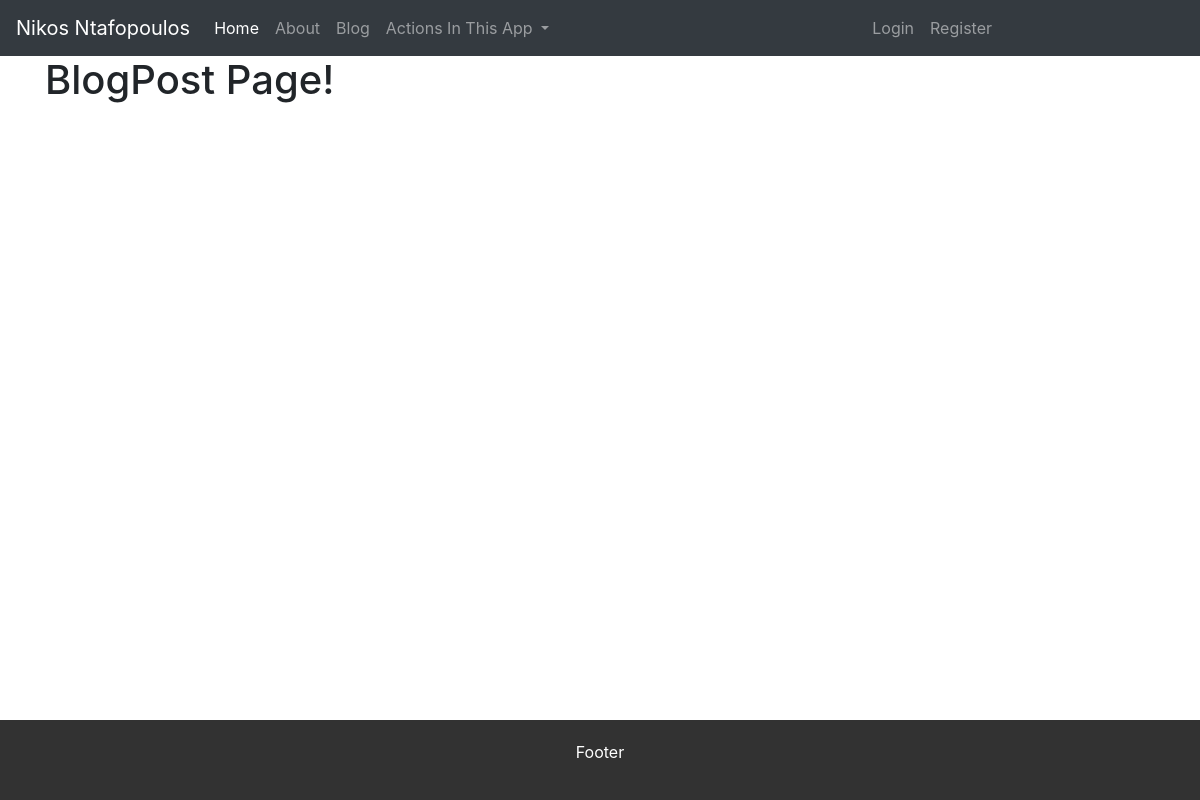
/blog, run on an earlier commit of the app's database.
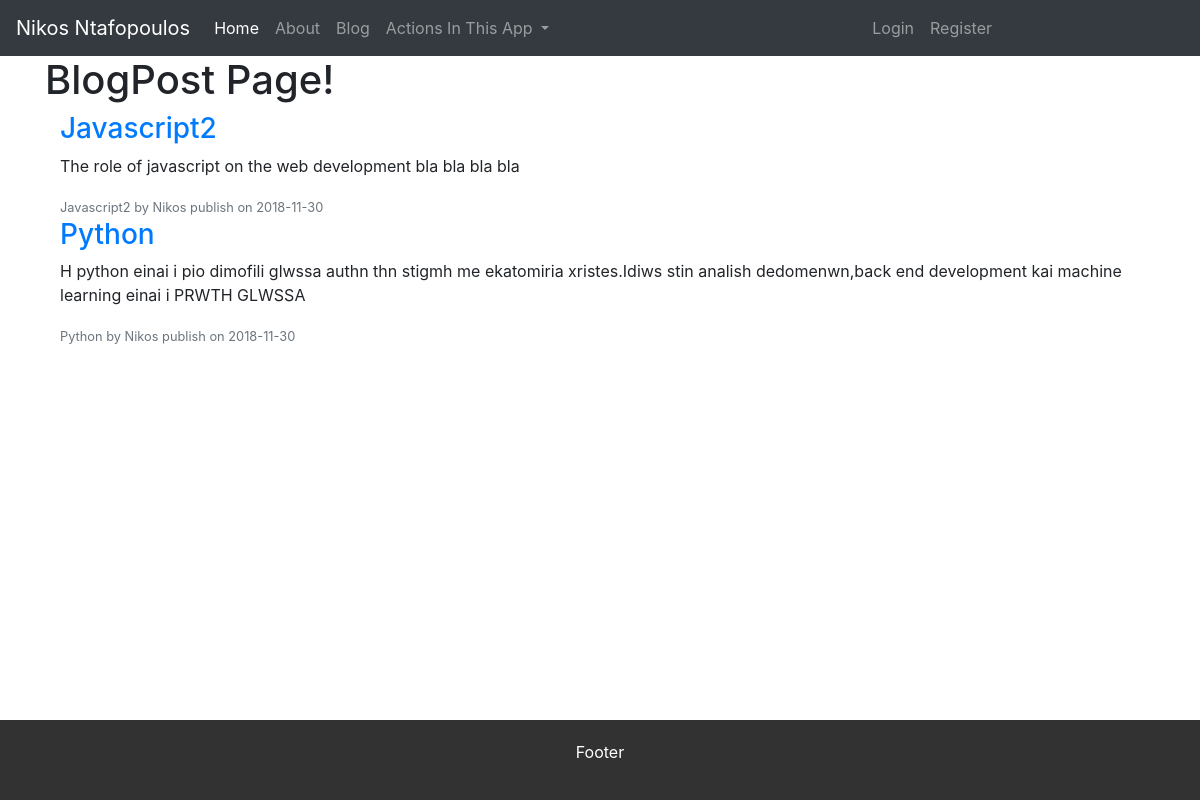
And on a later commit of the database.
### flaskblog/models.py (models this page shows, shortened)
class Post(db.Model):
    id = db.Column(db.Integer, primary_key=True)
    title = db.Column(db.String(100), nullable=False)
    date_posted = db.Column(db.DateTime, nullable=False, default=datetime.utcnow)
    content = db.Column(db.Text, nullable=False)
    user_id = db.Column(db.Integer, db.ForeignKey('user.id'), nullable=False)

class User(db.Model,UserMixin):
    id = db.Column(db.Integer, primary_key=True)
    username = db.Column(db.String(20), unique=True, nullable=False)
    email = db.Column(db.String(120), unique=True, nullable=False)
    image_file = db.Column(db.String(20), nullable=False, default='default.jpg')
    password = db.Column(db.String(60), nullable=False)
    posts = db.relationship('Post', backref='author', lazy=True)

### flaskblog/routes.py (the view)
@app.route("/blog")
def blog():
    posts = Post.query.all()
    return render_template('blog.html', title='myBlog',posts=posts)

### flaskblog/templates/blog.html (shortened to what this page needs)
{% extends "base.html" %}
{% block content %}
    <h1>BlogPost Page!</h1>
    {% for post in posts %}
<article class="media content-section">
        <div class="container">
            <h3><a href="{{ url_for('post',post_id=post.id) }}">{{post.title}}</a></h3>
            <p>{{post.content}}</p>
        <small class="text-muted">{{post.title}} by {{ post.author.username }} publish on {{post.date_posted.strftime('%Y-%m-%d')}}</small>
        </div>
    </article>
    {% endfor %}
{% endblock content %}

### flaskblog/templates/base.html (shortened to what this page needs)
<!DOCTYPE html>
<html lang="en">
<head>
    <link rel="stylesheet" href="https://stackpath.bootstrapcdn.com/bootstrap/4.1.3/css/bootstrap.min.css"
>
    <link rel="stylesheet" href="{{ url_for('static', filename='css/main.css') }}" type="text/css">
</head>
<body>
<nav class="navbar navbar-expand-lg navbar-dark bg-dark">
    <a class="navbar-brand" href="#">Nikos Ntafopoulos</a>
    <div class="collapse navbar-collapse" id="navbarNavDropdown">
        <ul class="navbar-nav">
            <li class="nav-item active">
                <a class="nav-link" href="{{url_for('home') }}">Home <span class="sr-only">(current)</span></a>
            </li>
            <li class="nav-item">
                <a class="nav-link" href="{{url_for('about') }}">About</a>
            </li>
            <li class="nav-item">
                <a class="nav-link" href="{{url_for('blog') }}">Blog</a>
            </li>
            <li class="nav-item dropdown ">
                <a class="nav-link dropdown-toggle" href="#" id="navbarDropdownMenuLink" role="button"
                   data-toggle="dropdown" aria-haspopup="true" aria-expanded="false">
                    Actions In This App
                </a>
            </li>
        </ul>
        <ul class="navbar-nav right">
            {% if current_user.is_authenticated %}
            <li class="nav-item">
                <a class="nav-link" href="{{url_for('account') }}">Account</a>
            </li>
            <li class="nav-item">
                <a class="nav-link" href="{{url_for('new_post') }}">New Post</a>
            </li>
            <li class="nav-item">
                <a class="nav-link" href="{{url_for('logout') }}">Logout</a>
            </li>
            {% else %}
            <li class="nav-item">
                <a class="nav-link" href="{{url_for('login') }}">Login</a>
            </li>
            <li class="nav-item">
                <a class="nav-link" href="{{url_for('register') }}">Register</a>
            </li>
            {% endif %}
        </ul>
    </div>
</nav>
<div class="container">
    {% block content %}
    {% endblock %}
</div>
<div class="footer">
    <p>Footer</p>
</div>
</body>
</html>

### flaskblog/static/css/main.css (style rules this page uses)
.footer { position: fixed; padding: 20px; left: 0; bottom: 0; width: 100%; background-color: #323232; color: white; text-align: center; }
.right { position: absolute; right:200px; }

What changed in the data, as far as the page shows it:
added Post: title "Javascript2", content "The role of javascript on the web development bla bla bla bla", author.username "Nikos", date_posted "2018-11-30"
added Post: title "Python", content "H python einai i pio dimofili glwssa authn thn stigmh me ekatomiria xristes.Idiws stin analish dedomenwn,back end development kai machine learning einai i PRWTH GLWSSA", author.username "Nikos", date_posted "2018-11-30"
